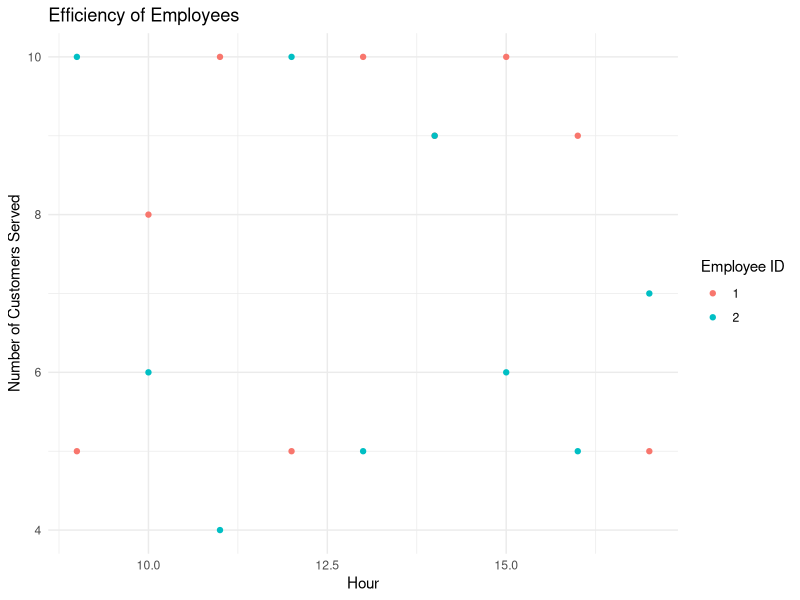

The R script that drew this image:
library(ggplot2)

simulate_efficiency <- function(num_hours = 8, num_employees = 2, opening_hour = 9, closing_hour = 17) {
  hours <- seq(opening_hour, closing_hour)
  employees <- seq(1, num_employees)
  data <- list()
  
  for (hour in hours) {
    for (employee in employees) {
      # Simulate number of customers served as a random number between 3 and 10
      customers_served <- sample(3:10, 1)
      data <- c(data, list(c(employee, hour, customers_served)))
    }
  }
  
  df <- as.data.frame(do.call(rbind, data))
  colnames(df) <- c('employee_id', 'hour', 'customers_served')
  return(df)
}

# Test
conduct_tests <- function(df) {
  # Test 1: Check the average number of customers served per hour for each employee
  avg_customers_per_hour <- tapply(df$customers_served, df$employee_id, mean)
  cat("Test 1: Average number of customers served per hour for each employee:\n")
  print(avg_customers_per_hour)
  
  # Test 2: Check the total number of customers served by each employee throughout the day
  total_customers_served <- tapply(df$customers_served, df$employee_id, sum)
  cat("\nTest 2: Total number of customers served by each employee throughout the day:\n")
  print(total_customers_served)
  
  # Test 3: Check the overall efficiency of each employee (total customers served divided by total hours)
  total_hours <- length(unique(df$hour))
  total_customers <- sum(df$customers_served)
  efficiency <- total_customers / (total_hours * length(unique(df$employee_id)))
  cat("\nTest 3: Overall efficiency of each employee:\n")
  print(efficiency)
  
  # Test 4: Check the correlation between the number of customers served by each employee
  correlation <- cor.test(df$customers_served, df$employee_id)$estimate
  cat("\nTest 4: Correlation between the number of customers served by each employee:\n")
  print(correlation)
  
  # Test 5: Visualize the data
  cat("\nTest 5: Visualizing the simulated data:\n")
  ggplot(df, aes(x = hour, y = customers_served, color = factor(employee_id))) +
    geom_point() +
    labs(x = "Hour", y = "Number of Customers Served", color = "Employee ID") +
    ggtitle("Efficiency of Employees") +
    theme_minimal()
}


simulated_data <- simulate_efficiency()

conduct_tests(simulated_data)
